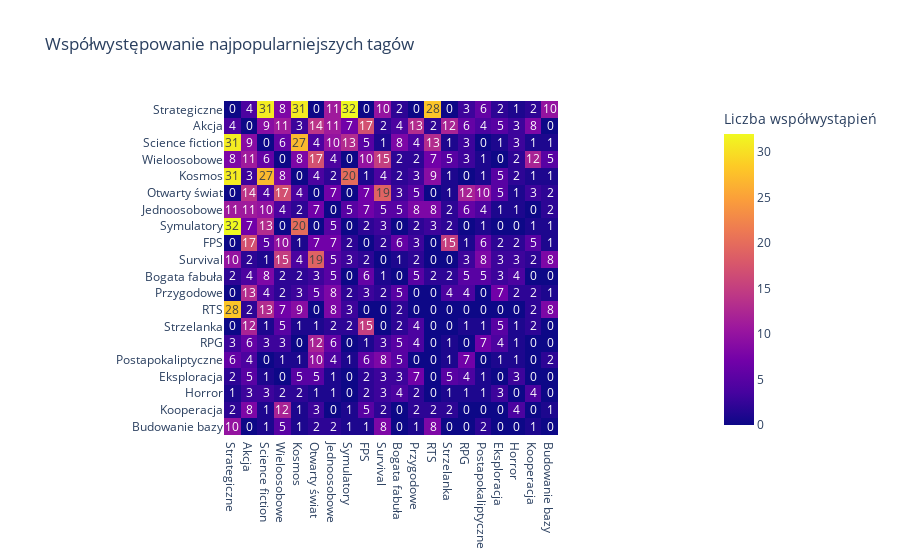

The cell this chart's notebook holds for it:
### Code cell
# Tabela krzyżowa
all_tags = list(set(tag for tags in df['tags'] for tag in tags))
cross_tab = pd.DataFrame(0, index=all_tags, columns=all_tags)

for tags in df['tags']:
    for tag1 in tags:
        for tag2 in tags:
            if tag1 != tag2:
                cross_tab.loc[tag1, tag2] += 1

# Wybór najpopularniejszych tagów (np. top 20)
popular_tags = tag_df['Tag'].head(20).tolist()
filtered_cross_tab = cross_tab.loc[popular_tags, popular_tags]

# Wizualizacja
fig = px.imshow(filtered_cross_tab, text_auto=True, title='Współwystępowanie najpopularniejszych tagów', labels={'color': 'Liczba współwystąpień'})
fig.show()

### Figure 1 — Plotly figure (JSON) as saved in the notebook; plotly's stock layout.template omitted (floating-point values rounded to 4 significant figures; data arrays with more than 128 entries replaced by an {"elided": "..."} marker saying what was removed)
{"data": [{"coloraxis": "coloraxis", "hovertemplate": "x: %{x}<br>y: %{y}<br>Liczba współwystąpień: %{z}<extra></extra>", "name": "0", "texttemplate": "%{z}", "type": "heatmap", "x": ["Strategiczne", "Akcja", "Science fiction", "Wieloosobowe", "Kosmos", "Otwarty świat", "Jednoosobowe", "Symulatory", "FPS", "Survival", "Bogata fabuła", "Przygodowe", "RTS", "Strzelanka", "RPG", "Postapokaliptyczne", "Eksploracja", "Horror", "Kooperacja", "Budowanie bazy"], "xaxis": "x", "y": ["Strategiczne", "Akcja", "Science fiction", "Wieloosobowe", "Kosmos", "Otwarty świat", "Jednoosobowe", "Symulatory", "FPS", "Survival", "Bogata fabuła", "Przygodowe", "RTS", "Strzelanka", "RPG", "Postapokaliptyczne", "Eksploracja", "Horror", "Kooperacja", "Budowanie bazy"], "yaxis": "y", "z": {"elided": "20x20 int values"}}], "layout": {"coloraxis": {"colorbar": {"title": {"text": "Liczba współwystąpień"}}, "colorscale": [[0, "#0d0887"], [0.1111, "#46039f"], [0.2222, "#7201a8"], [0.3333, "#9c179e"], [0.4444, "#bd3786"], [0.5556, "#d8576b"], [0.6667, "#ed7953"], [0.7778, "#fb9f3a"], [0.8889, "#fdca26"], [1, "#f0f921"]]}, "title": {"text": "Współwystępowanie najpopularniejszych tagów"}, "xaxis": {"anchor": "y", "constrain": "domain", "domain": [0, 1], "scaleanchor": "y"}, "yaxis": {"anchor": "x", "autorange": "reversed", "constrain": "domain", "domain": [0, 1]}}}
